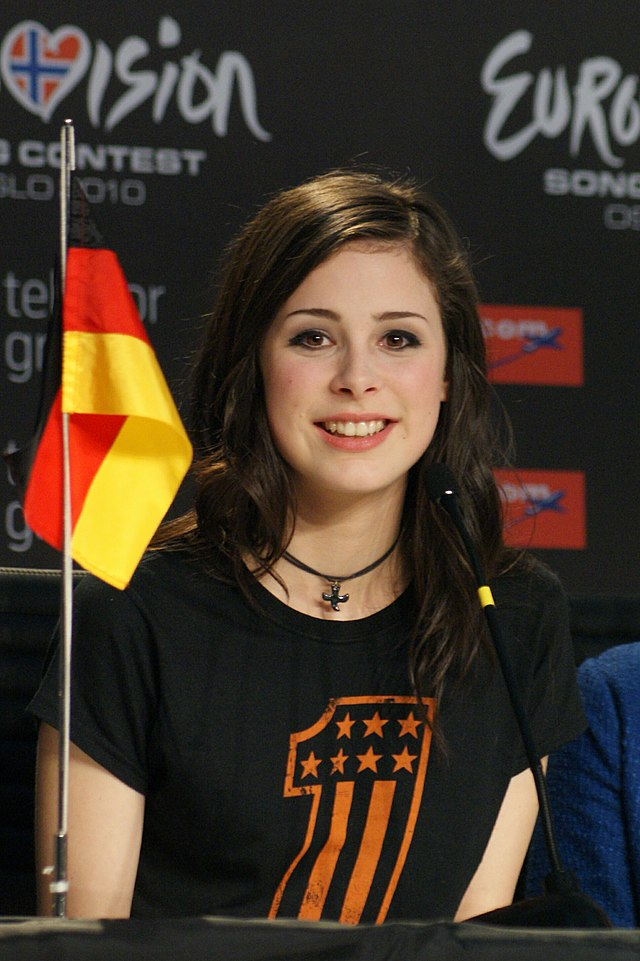
#> input picture lena3.jpg, 640 x 961 px, found by its file name
$ python decrypt.py
#> lines starting #> are read from the running program, lines starting #| are printed output that depends on the picture
import numpy as np
import matplotlib.pyplot as plt
from PIL import Image

def is_one(matrix):
    """
    Fungsi untuk mengecek apakah determinan dari matrix adalah 1
    """
    a = matrix[0][0]
    b = matrix[0][1]
    c = matrix[1][0]
    d = matrix[1][1]
    return (a * d) - (b * c) == 1

def encrypt(image, matrix):
    """
    Fungsi untuk mengenkripsi gambar menggunakan matriks transformasi 2x2
    """
    if not is_one(matrix):
        return "Determinan matrix harus 1"

    # Membuat array hasil dengan ukuran yang sama dengan gambar asli
    result = np.zeros_like(image)
    a, b = matrix[0]
    c, d = matrix[1]

    # Iterasi setiap piksel dalam gambar
    for i in range(0, image.shape[0] - 1, 2):  # Mengambil dua baris sekaligus
        for j in range(image.shape[1]):       # Iterasi setiap kolom
            # Operasi pada channel merah (R)
            r1 = ((image[i, j, 0] * a) + (image[i + 1, j, 0] * c)) % 256
            r2 = ((image[i, j, 0] * b) + (image[i + 1, j, 0] * d)) % 256

            # Operasi pada channel hijau (G)
            g1 = ((image[i, j, 1] * a) + (image[i + 1, j, 1] * c)) % 256
            g2 = ((image[i, j, 1] * b) + (image[i + 1, j, 1] * d)) % 256

            # Operasi pada channel biru (B)
            b1 = ((image[i, j, 2] * a) + (image[i + 1, j, 2] * c)) % 256
            b2 = ((image[i, j, 2] * b) + (image[i + 1, j, 2] * d)) % 256

            # Menyimpan hasil transformasi ke array hasil
            result[i, j, 0] = r1
            result[i, j, 1] = g1
            result[i, j, 2] = b1
            result[i + 1, j, 0] = r2
            result[i + 1, j, 1] = g2
            result[i + 1, j, 2] = b2

    return result

def decrypt(image, matrix):
    """
    Fungsi untuk mendekripsi gambar menggunakan invers dari matriks transformasi
    """
    if not is_one(matrix):
        return "Determinan matrix harus 1"

    # Menghitung invers matrix
    a, b = matrix[0]
    c, d = matrix[1]
    inverse_matrix = np.array([[d, -b], [-c, a]])

    # Gunakan invers matrix untuk dekripsi
    return encrypt(image, inverse_matrix)

# Path gambar input
filename = "C://Users//User//Downloads//PCDsesi14//lena3.jpg"  # Ganti dengan nama file gambar Anda

# Membaca gambar menggunakan PIL dan mengkonversi ke numpy array
image = np.array(Image.open(filename))
#> image is the input picture: shape (961, 640, 3); mean R, G, B 69.3, 56, 43.5

# Definisi matriks transformasi
matrix = np.array([[1, 1], [1, 2]])  # Matriks dengan determinan 1

# Mengenkripsi gambar
encrypted_image = encrypt(image, matrix)
#> after the loop in encrypt, `for i in range(0, image.shape[0] - 1, 2):`:
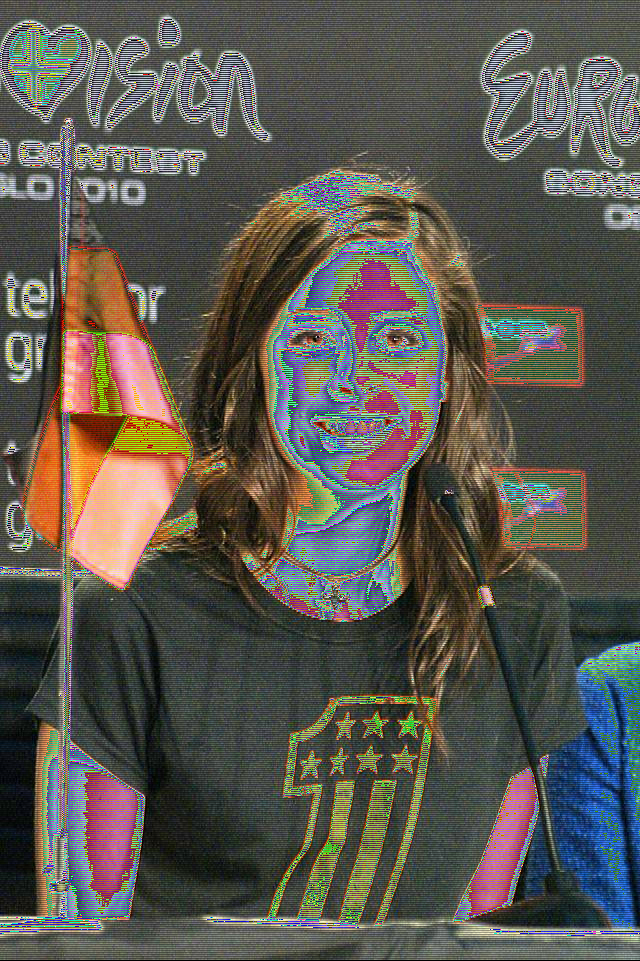
#> result: shape (961, 640, 3); mean R, G, B 91, 88.1, 80.3

# Mendekripsi gambar
decrypted_image = decrypt(encrypted_image, matrix)

# Menampilkan gambar asli, terenkripsi, dan terdekripsi
if isinstance(encrypted_image, str):
    print(encrypted_image)
else:
    plt.figure(figsize=(15, 5))

    plt.subplot(1, 3, 1)
    plt.title("Original Image")
    plt.imshow(image)
    plt.axis('off')

    plt.subplot(1, 3, 2)
    plt.title("Encrypted Image")
    plt.imshow(encrypted_image)
    plt.axis('off')

    plt.subplot(1, 3, 3)
    plt.title("Decrypted Image")
    plt.imshow(decrypted_image)
    plt.axis('off')

    plt.show()
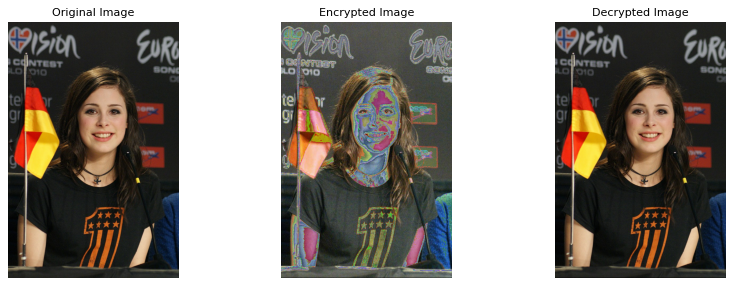
#> figure drawn by matplotlib, 3 panels

    # Menyimpan hasil enkripsi dan dekripsi
    Image.fromarray(encrypted_image.astype(np.uint8)).save('encrypted_' + filename)
    Image.fromarray(decrypted_image.astype(np.uint8)).save('decrypted_' + filename)
